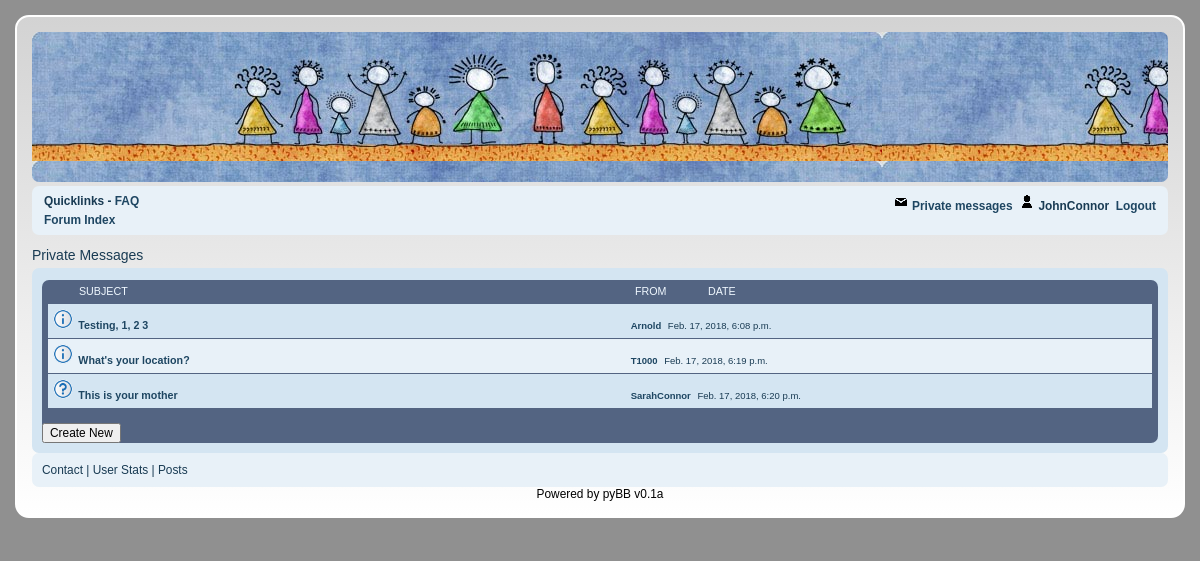
Screenshot of /messages/ (signed in) with the database file from the repository.
### board/models.py (models this page shows, shortened)
class PrivateMessage(models.Model):
	body      = models.TextField(max_length=10000)
	subject   = models.CharField(max_length=80)
	author    = models.ForeignKey(User, null=True, related_name='+')
	recipient = models.ForeignKey(User, null=True, related_name='+')
	created   = models.DateTimeField()
	post_icon = models.ForeignKey(PostIcon, null=True)
	viewed    = models.BooleanField()

class PostIcon(models.Model):
	filename = models.CharField(max_length=128)

### board/views.py (the view)
# urls.py: url(r'^messages/$', board.views.messages, name='messages'),
def messages(request):
	posticons = PostIcon.objects.all()
	private_message_list = PrivateMessage.objects.filter(recipient=request.user.id).order_by('created')
	context = { 'posticons': posticons,
				'private_message_list': private_message_list }
	return render(request, 'board/messages_index.html', context)

### board/templates/board/messages_index.html (shortened to what this page needs)
{% extends 'board/base.html' %}
{% block content %}
	<div class='feature-titlebar'>
		Private Messages
	</div>
	<div class='feature-upper'>
	<div class='forum-bg'>
		<div class='forumb-bg-inner'>
			<div class='forum-header'>
				<span class='section-subject'>SUBJECT</span>
				<span class='section-from'>FROM</span>
				<span class='section-date'>DATE</span>
			</div>
			<div class='forum-topics'>
				{% if private_message_list %}
					{% for pm in private_message_list %}
					<div class='topic-row'>
						<div class='topic-row-posticon'>
							<img class='topic-row-posticon' src='/static/posticons/{{ pm.post_icon.filename }}'>
						</div>
				 		<span class='topic-row-title section-topics'>
				 			<a href="{% url 'messages_view' pm.id %}">{{ pm.subject }}</a>
				 		</span>
				 		<span class='topic-row-user'><a href="{% url 'profile' pm.author_id %}">{{ pm.author }}</a></span>&nbsp;
				 		<span class='topic-row-created'>{{ pm.created }}</span>
					</div>
					{% endfor %}
				{% else %}
				<div class="topic-row">
					<p>You have no private messages</p>
				</div>
				{% endif %}
			</div>
			<br>
			<a href="{% url 'messages_new' %}"><button type="button">Create New</button></a>
		</div>
	</div>
	</div>
	<div class='feature-lower'>
		Contact | User Stats | Posts
	</div>
{% endblock %}

### board/templates/board/base.html (shortened to what this page needs)
<!DOCTYPE html>
{% load static %}
<link rel="stylesheet" href="{% static 'board.css' %}" type="text/css" />
<div class='page-body'>
	<div class='pybb'>
		<div class='page-header'>
		</div>
		<div class='navbar'>
			<div class='navbar-inner'>
				<div class='navbar-main'>
					<div class='navbar-left'>
						Quicklinks - <a href="{% url 'faq' %}">FAQ</a>
					</div>
					<div class='navbar-right'>
						{% if user.is_authenticated %}
							<a href="{% url 'messages' %}"><img src='/static/pm.png'>&nbsp;Private messages</a>&nbsp;
							<img src='/static/profile.png'>&nbsp;{{ user.get_username }}&nbsp;
							<a href="{% url 'logout' %}?next={{request.path}}">Logout</a>
						{% else %}
							<a href="{% url 'login' %}?next={{request.path}}">Login</a>
						{% endif %}
					</div>
				</div>
				<div class='navbar-breadcrumbs'>
					<span><a href="{% url 'index' %}">Forum Index</a></span>
				</div>
			</div>
		</div>
{% block content %}
{% endblock %}
		<div class='page-footer'>
			<span>Powered by pyBB v0.1a</span>
		</div>
	</div>
</div>

### board/static/board.css (style rules this page uses)
textarea, input, button, select { font-family: inherit; font-size: inherit; }
a:link { font-weight: bold; color: #1e4662; text-decoration: none; }
.page-body { background-color: #909090; padding: 15px; }
.pybb { max-width: 1152px; margin: auto; border: 2px solid white; border-radius: 14px; background: linear-gradient(lightgray, white); padding: 15px; font-size: 14px; font-family: "Lucida Sans Unicode", "Lucida Grande", sans-serif; }
.page-header { background-image: url("/static/header.jpg"); min-height: 150px; border-radius: 7px; }
.page-footer { font-color: darkgray; font-size: 85%; text-align: center; }
.forum-bg { background-color: #536482; border-radius: 7px; }
.forum-header { color: AliceBlue; font-size: 90%; padding: 3px; margin: 2px 4px 2px 4px; }
.feature-titlebar { color: #193b53; padding-top: 8px; padding-bottom: 5px; }
.feature-upper { padding: 10px; background-color:#d4e5f2; color:#193b53; font-size: 85%; border-radius: 7px; overflow: auto; }
.feature-lower { padding: 10px; background-color:#e8f1f8; color:#193b53; font-size: 85%; border-radius: 7px; overflow: auto; }
.navbar { background-color:#e8f1f8; color:#193b53; font-size: 85%; border-radius: 7px; }
.navbar a:link { font-weight: bold; color: #1e4662; text-decoration: none; }
.navbar-inner { padding: 8px; margin: 4px 4px 4px 4px; }
.navbar-main { font-weight: bold; }
.navbar-left { float: left; }
.navbar-right { float: right; }
.navbar-breadcrumbs { clear: both; }
.section-topics { display: inline-block; width: 50%; padding: 2px; }
.section-subject { display: inline-block; width: 50%; padding: 2px; }
.section-from { display: inline-block; width: 70px; }
.section-date { display: inline-block; width: 70px; }
.topic-row:nth-child(odd) { padding: 5px; margin: 1px 6px 1px 6px; background-color: #d4e5f2; }
.topic-row:nth-child(even) { padding: 5px; margin: 1px 6px 1px 6px; background-color: #e8f1f8; }
.topic-row-title { font-weight: bold; font-size: 90%; color: #1e4662; }
.topic-row-user { display: inline; font-size: 80%; }
.topic-row-created { display: inline; font-size: 80%; }
.topic-row-posticon { display: inline; }
.topic-row-posticon img { height: 20px; width: 20px; display: inline; }

### rows the page displays
PrivateMessage: post_icon.filename (picture), subject "Testing, 1, 2 3", author "Arnold", created "Feb. 17, 2018, 6:08 p.m."
PrivateMessage: post_icon.filename (picture), subject "What's your location?", author "T1000", created "Feb. 17, 2018, 6:19 p.m."
PrivateMessage: post_icon.filename (picture), subject "This is your mother", author "SarahConnor", created "Feb. 17, 2018, 6:20 p.m."

### other values shown
{{ user.get_username }} "JohnConnor"
